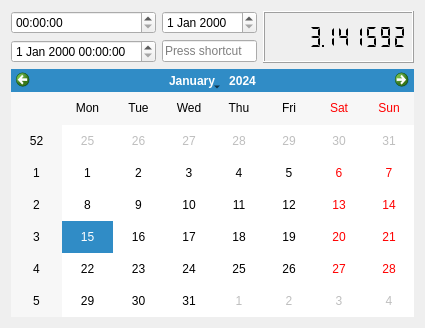
          <widget class="QWidget" name="page_3">
           <property name="geometry">
            <rect>
             <x>0</x>
             <y>0</y>
             <width>425</width>
             <height>328</height>
            </rect>
           </property>
           <attribute name="label">
            <string>Date controls</string>
           </attribute>
           <layout class="QGridLayout" name="gridLayout_9" columnstretch="1,1,2">
            <item row="0" column="2" rowspan="2">
             <widget class="QLCDNumber" name="lcdNumber">
              <property name="smallDecimalPoint">
               <bool>true</bool>
              </property>
              <property name="digitCount">
               <number>10</number>
              </property>
              <property name="segmentStyle">
               <enum>QLCDNumber::Flat</enum>
              </property>
              <property name="value" stdset="0">
               <double>3.141592000000000</double>
              </property>
             </widget>
            </item>
            <item row="0" column="0">
             <widget class="QTimeEdit" name="timeEdit"/>
            </item>
            <item row="1" column="0">
             <widget class="QDateTimeEdit" name="dateTimeEdit"/>
            </item>
            <item row="0" column="1">
             <widget class="QDateEdit" name="dateEdit"/>
            </item>
            <item row="1" column="1">
             <widget class="QKeySequenceEdit" name="keySequenceEdit"/>
            </item>
            <item row="2" column="0" colspan="3">
             <widget class="QCalendarWidget" name="calendarWidget"/>
            </item>
           </layout>
          </widget>
